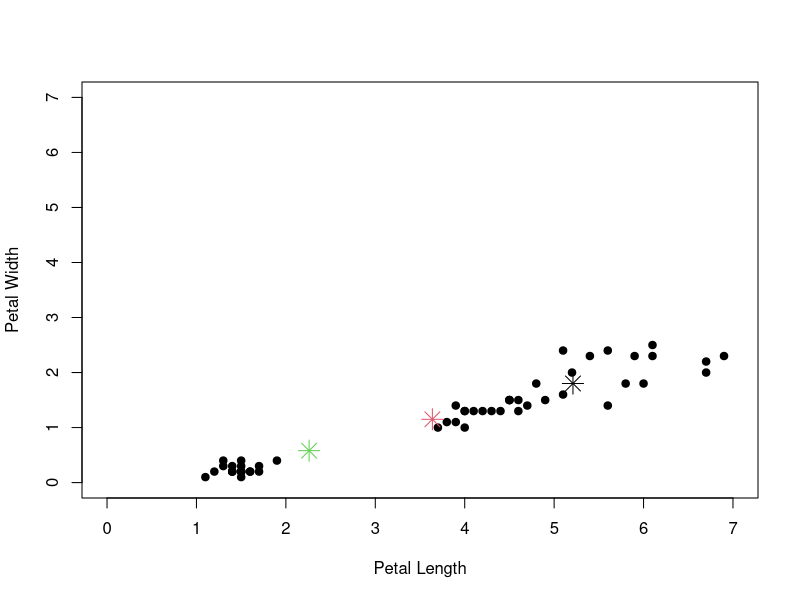
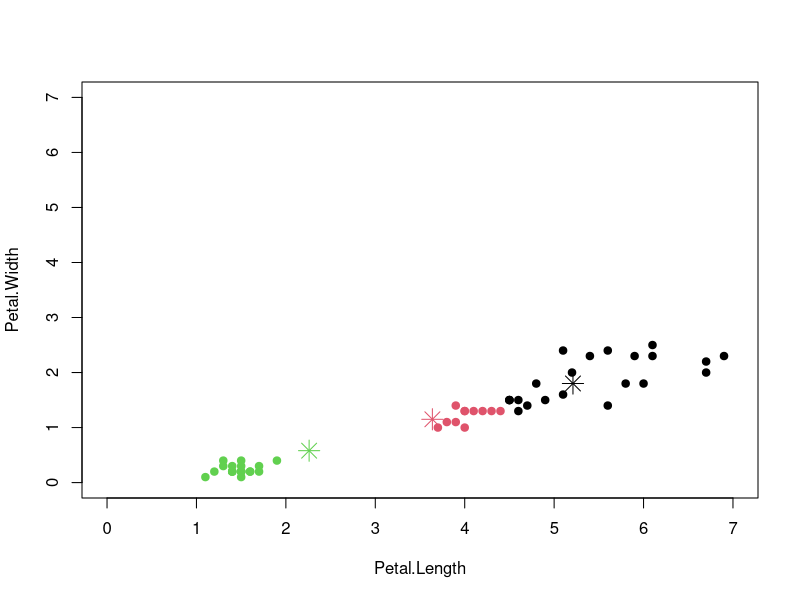
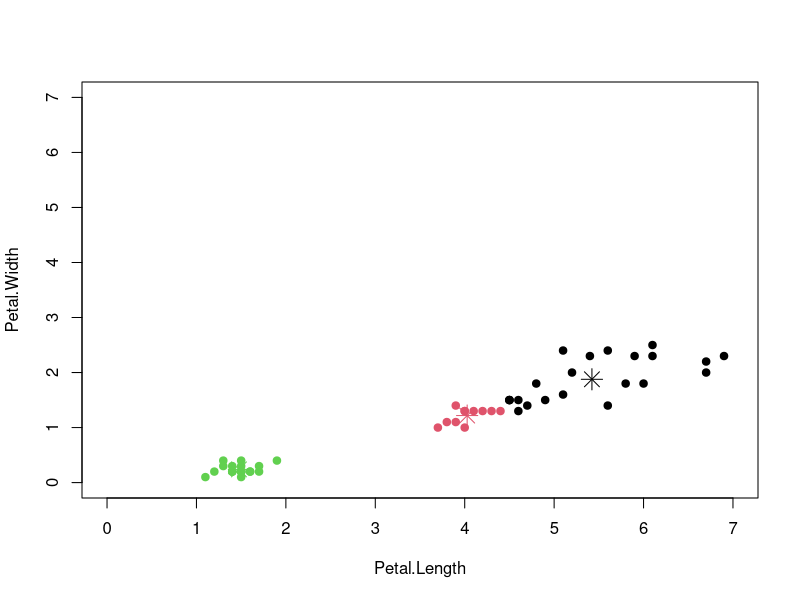
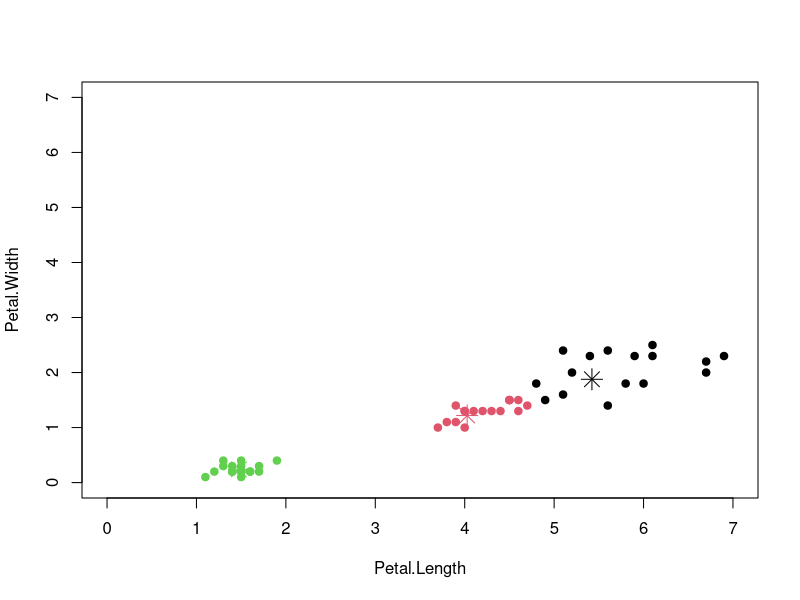
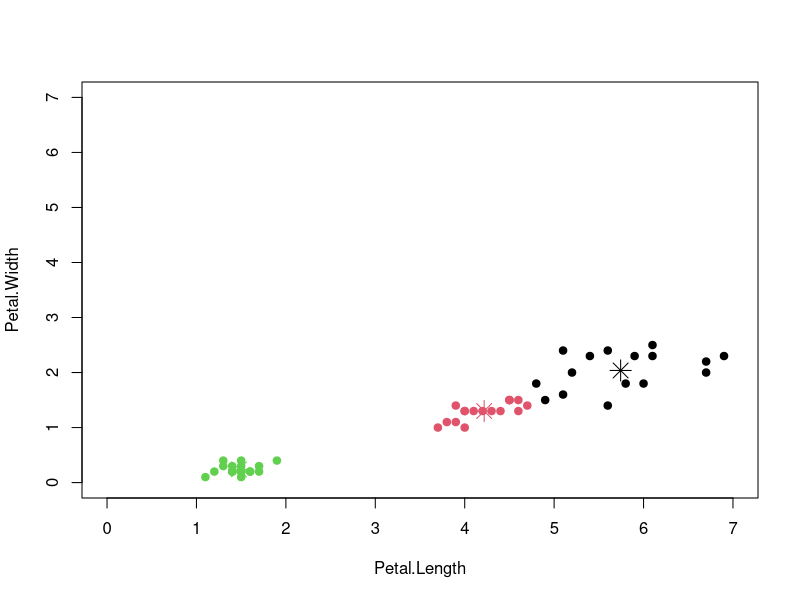
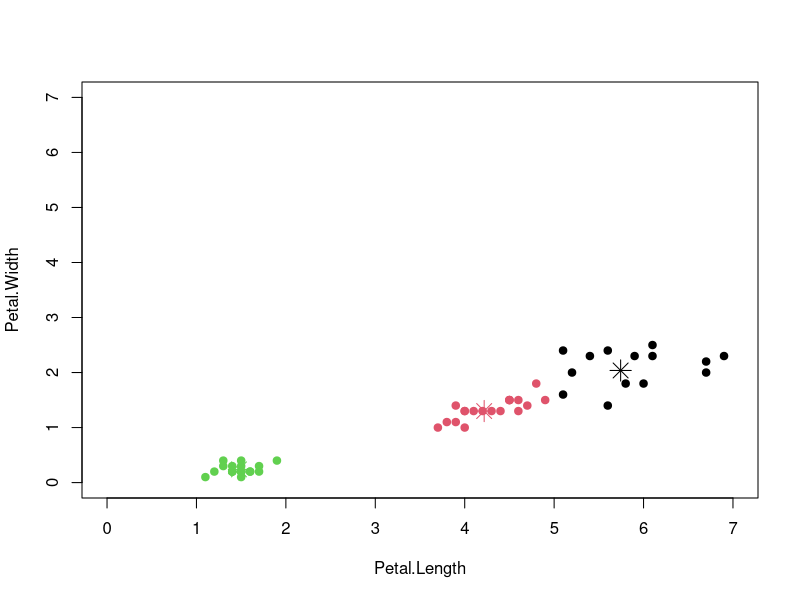
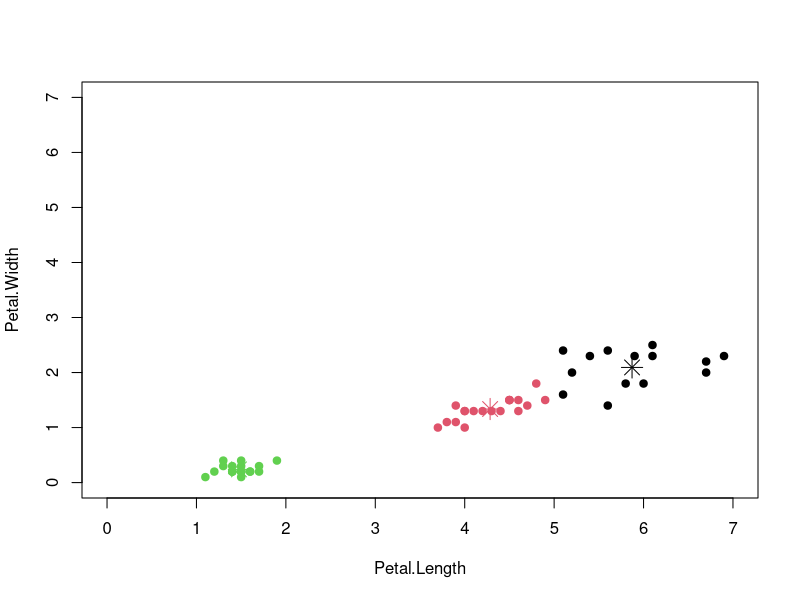
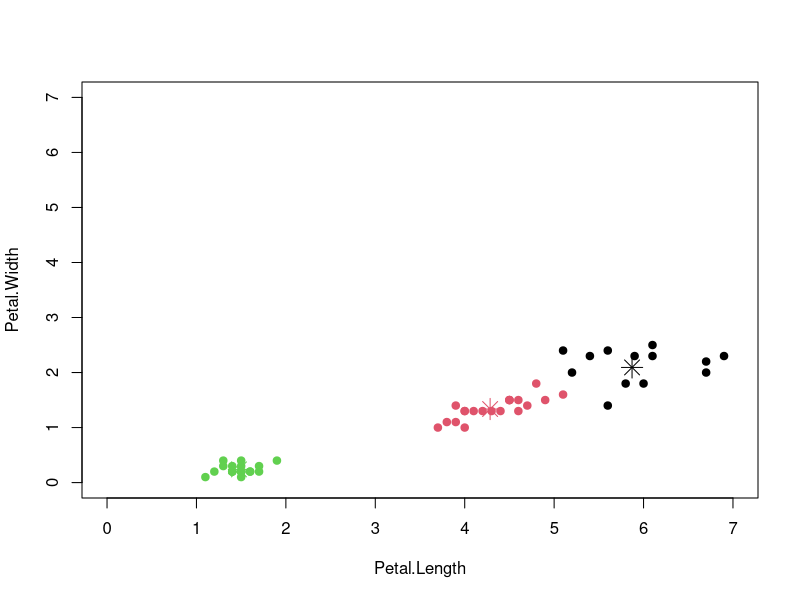

Here is the R script that generated these plots, in order:
set.seed(4)
index <- sample(c(TRUE, FALSE), nrow(iris), p = c(0.30, 0.70), 
                replace = TRUE)
myIris <- iris[index,3:4]

seedV <- 50

set.seed(seedV)
pLength <- runif(3, min(myIris$Petal.Length), max(myIris$Petal.Length))
set.seed(seedV)
pWidth <- runif(3, min(myIris$Petal.Width), max(myIris$Petal.Width))

fname <- sprintf("figures/kmeans/seed%02d/00.jpg", seedV)

jpeg(fname)
plot(myIris$Petal.Length, myIris$Petal.Width, pch = 19,
     xlab= "Petal Length", ylab = "Petal Width", xlim = c(0,7), ylim = c(0,7))
points(pLength, pWidth, pch = 8, col = 1:length(pLength), cex = 2.0)
dev.off()

for (i in 1:3){
  colNm <- paste("dist", i, sep = "")
  myIris[[colNm]] <- NA
}


myIris$group <- NA

for (i in 1:10){
  
  for (j in 1:3){
    myIris[[2+j]] <- sqrt((myIris$Petal.Length - pLength[j])^2 + 
                            (myIris$Petal.Width - pWidth[j])^2)
  }
  
  for (j in 1:nrow(myIris)){
    myIris$group[j] <- which.min(myIris[j,3:5])
  }
  
  fname <- sprintf("figures/kmeans/seed%02d/%02da.jpg", seedV, i)
  jpeg(fname)
  plot(myIris$Petal.Length, myIris$Petal.Width, pch = 19,
       xlab= "Petal.Length", ylab = "Petal.Width", col = myIris$group,
       xlim = c(0,7), ylim = c(0,7))
  points(pLength, pWidth, pch = 8, col = 1:length(pLength), cex = 2.0)
  dev.off()
  
  for (j in 1:3){
    if(any(myIris$group==j)){
      pLength[j] = mean(myIris$Petal.Length[myIris$group==j])
      pWidth[j] = mean(myIris$Petal.Width[myIris$group==j])
    }
  }
  
  fname <- sprintf("figures/kmeans/seed%02d/%02db.jpg", seedV, i)
  jpeg(fname)
  plot(myIris$Petal.Length, myIris$Petal.Width, pch = 19,
       xlab= "Petal.Length", ylab = "Petal.Width", col = myIris$group,
       xlim = c(0,7), ylim = c(0,7))
  points(pLength, pWidth, pch = 8, col = 1:length(pLength), cex = 2.0)
  dev.off()
}



      